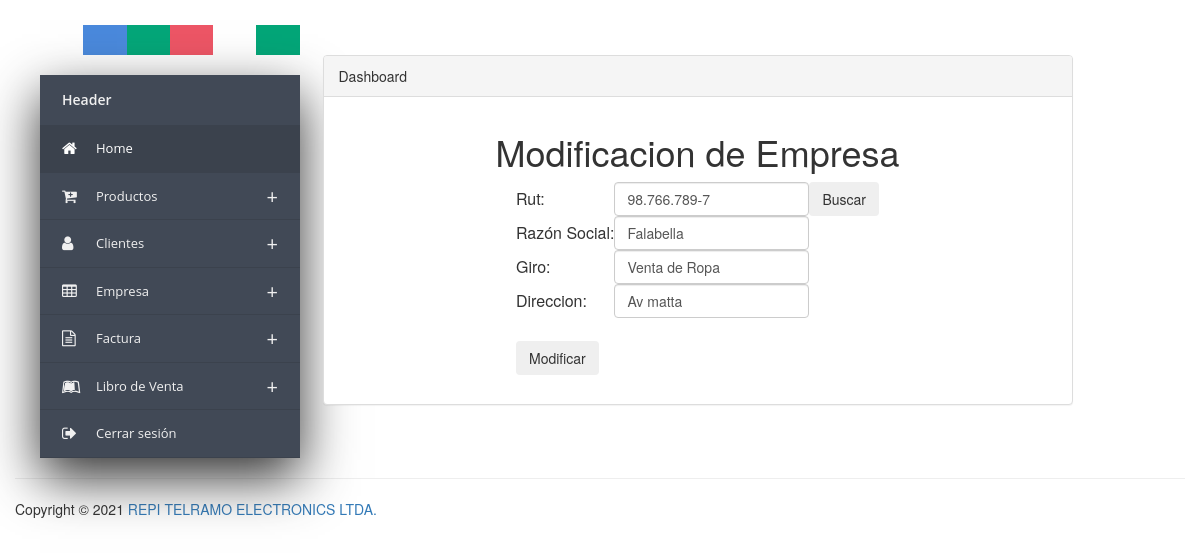
Screenshot of /Presentacion/admin/EmpModificar.php?Rut=98.766.789-7 with the database file from the repository.
### tables this page shows
CREATE TABLE `empresa` (
  `rut` varchar(13) NOT NULL,
  `RazonSocial` varchar(100) NOT NULL,
  `Giro` varchar(100) NOT NULL,
  `Direccion` varchar(100) NOT NULL
);

### Presentacion/admin/EmpModificar.php (the view, shortened to what this page needs)
<html lang="en">
    <head>
        <link href="../Estilos/css/AdminEstilo.css" rel="stylesheet" >
        <link rel="stylesheet" href="https://maxcdn.bootstrapcdn.com/bootstrap/3.3.7/css/bootstrap.min.css">
        <link rel="stylesheet" href="https://maxcdn.bootstrapcdn.com/font-awesome/4.7.0/css/font-awesome.min.css">
        <link href="//netdna.bootstrapcdn.com/bootstrap/3.2.0/css/bootstrap.min.css" rel="stylesheet" id="bootstrap-css">
        <?php
        if (isset($_REQUEST["Rut"])) {
            $Rut = $_REQUEST["Rut"];
            $cone = new Conexion();
            $query = "SELECT * FROM empresa where Rut = '$Rut'";
            $cons = $cone->query($query);
            $cons->execute();
            $cadena = $cons->fetchALL();
        }
        ?>
    </head>
    <body>
        <div class="container-fluid main-container">
<?php include 'MenuAdmin.php'; ?>
            <br>
            <br>
            <br>
            <div class="col-md-8 content">
                <div class="panel panel-default">
                    <div class="panel-heading">
                        Dashboard
                    </div>
                    <div class="panel-body">
                        <div class="popup-inner">
                            <p>
                            <center>
                                <form action="../../Controladores/ValidadorEmpresa.php" name="Validador" method="post">
                                    <h1>Modificacion de Empresa</h1>
                                    <table class="table-active">
                                        <tbody>
                                            <tr>
                                                <td>Rut: </td>
                                                <td> <input type="text" name="TxtRut"class="form-control" value="<?php if (isset($_REQUEST["Rut"])) { echo $Rut;} ?>" placeholder="Ej:11.111.111-k" pattern="[0-9]{1,2}.[0-9]{3}.[0-9]{3}-[0-9Kk]{1}" required title="EJ: 99.999.999-9"/>
                                                </td><td> <input type="submit"  class ="btn"value="Buscar" name="btnBuscar"/></td>
                                            </tr>
                                            <?php
                                            if (isset($_REQUEST["Rut"])) {
                                                foreach ($cadena as $row):
                                                    ?>
                                                    <tr>
                                                        <td>Razón Social: </td>
                                                        <td> <input type="text" name="TxtRazon"class="form-control" value="<?php echo $row[1]; ?>"required placeholder="Ingrese la Razon Social"  title="Ingrese solo letras" /> </td>
                                                    </tr>
                                                    <tr>
                                                    <td>Giro: </td>
                                                    <td> <input type="text" name="TxtGiro"class="form-control" value="<?php echo $row[2]; ?>"required placeholder="Ingrese su Giro"/> </td>
                                                    </tr>
                                                    <tr>
                                                        <td>Direccion: </td>
                                                        <td> <input type="text" name="TxtDireccion"class="form-control" value="<?php echo $row[3]; ?>" required placeholder="Ingrese su Direccion" /> </td>
                                                    </tr>
                                                <td colspan="2">
                                                    <br>
                                                    <input type="submit" name="btnModificar" value="Modificar" class="btn" />
                                                </td>
                                            <?php endforeach;
                                        } ?>
                                        </tbody>
                                    </table>
                                </form>
                            </center>
                        </div>
                    </div>
                </div>
            </div>
            <footer class="pull-left footer">
                <p class="col-md-12">
                <hr class="divider">
                Copyright &COPY; 2021 <a href="http://www.pingpong-labs.com">REPI TELRAMO ELECTRONICS LTDA.</a>
                </p>
            </footer>
        </div>
    </body>
</html>

### Presentacion/Estilos/css/AdminEstilo.css (style rules this page uses)
* { box-sizing:border-box; -moz-box-sizing:border-box; -webkit-box-sizing:border-box; }
body { background: #f0f0f0; }
.main-container { background: #FFF; padding-top: 15px; margin-top: -20px; }
.footer { width: 100%; }

### rows the page displays
empresa: TxtRazon "Falabella", TxtGiro "Venta de Ropa", TxtDireccion "Av matta"
